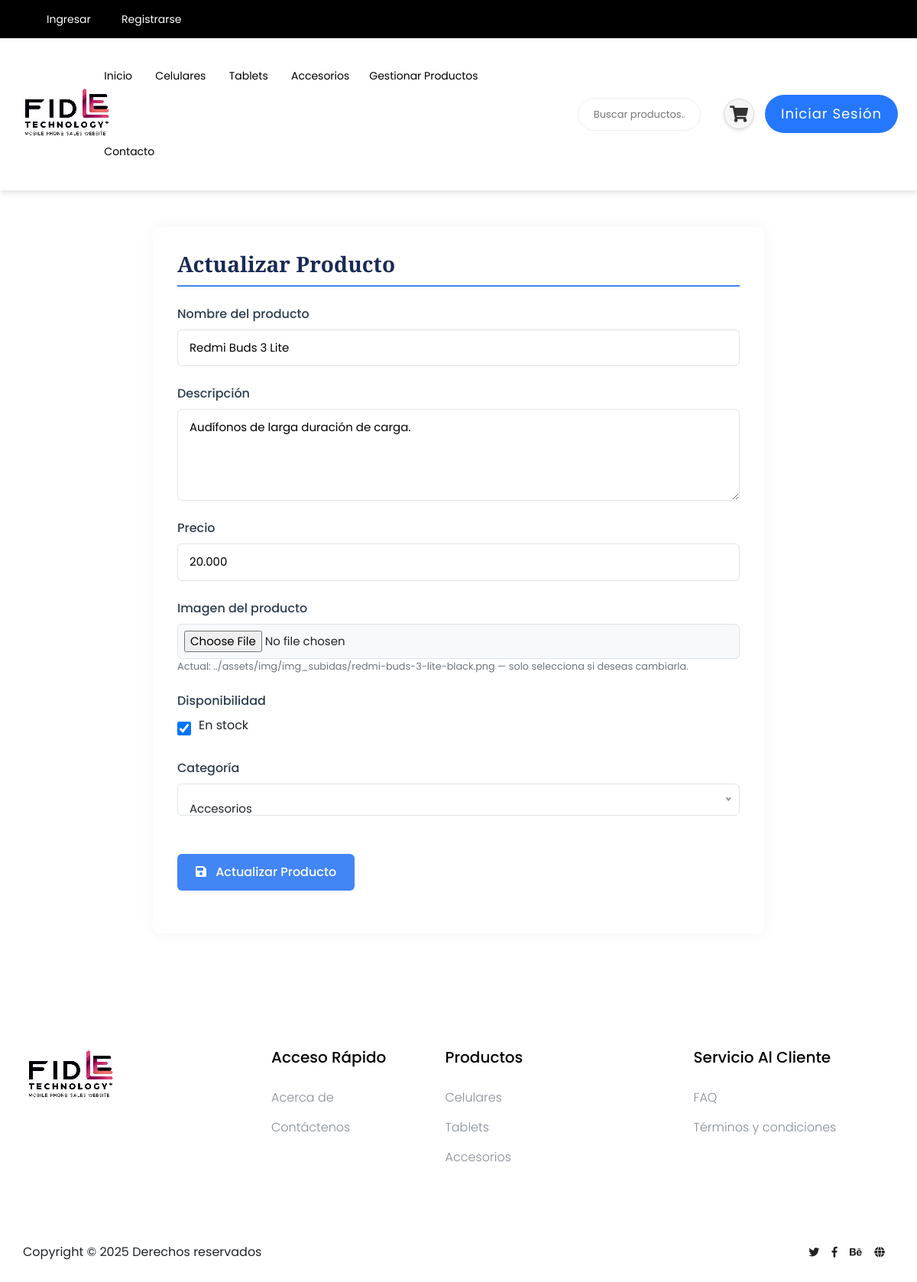
Page /View/Productos/actualizarProducto.php?id=9 (signed in) on the committed database.
### tables this page shows
CREATE TABLE `productos` (
  `Id` int(11) NOT NULL AUTO_INCREMENT,
  `Nombre` varchar(255) NOT NULL,
  `Descripcion` varchar(255) NOT NULL,
  `Precio` decimal(10,3) NOT NULL,
  `Imagen` varchar(255) NOT NULL,
  `Disponibilidad` tinyint(1) DEFAULT 1,
  `IdCategoria` bigint(20) NOT NULL,
  PRIMARY KEY (`Id`),
  KEY `FK_CategoriaProducto_idx` (`IdCategoria`),
  CONSTRAINT `FK_CategoriaProducto` FOREIGN KEY (`IdCategoria`) REFERENCES `categoria` (`Id`)
);

### Model/ProductosModel.php (called while the page is built, shortened)
<?php
function ObtenerProductoPorIdModel($id) {
    try {
        $context = AbrirBaseDatos();
        $sentencia = $context->prepare("CALL SP_Consultar_Producto_Por_Id(?)");
        $sentencia->bind_param("i", $id);
        $sentencia->execute();
        $resultado = $sentencia->get_result();
        $producto = $resultado->fetch_assoc();
        return $producto;
    } catch (Exception $error) {
        return null;
    }
}
?>

### Controller/ProductosController.php (called while the page is built, shortened)
<?php
include_once $_SERVER["DOCUMENT_ROOT"] . "/FideTechnology/Model/ProductosModel.php";
function ObtenerProductoPorId($id) {
    return ObtenerProductoPorIdModel($id);
}
?>

### View/Productos/actualizarProducto.php (the view, shortened to what this page needs)
<?php
include_once $_SERVER["DOCUMENT_ROOT"] . "/FideTechnology/Controller/ProductosController.php";
include_once $_SERVER["DOCUMENT_ROOT"] . "/FideTechnology/View/layoutInterno.php";
$id = intval($_GET['id']);
$producto = ObtenerProductoPorId($id);
?>
<body>
    <div class="container mt-5 fide-product-container">
        <h2 class="fide-product-title">Actualizar Producto</h2>
        <form action="" method="POST" enctype="multipart/form-data">
            <div class="fide-form-group">
                <label for="txtNombre" class="fide-form-label">Nombre del producto</label>
                <input type="text" name="txtNombre" id="txtNombre" class="fide-form-control" value="<?= htmlspecialchars($producto['Nombre']) ?>" required>
            </div>
            <div class="fide-form-group">
                <label for="txtDescripcion" class="fide-form-label">Descripción</label>
                <textarea name="txtDescripcion" id="txtDescripcion" class="fide-form-control fide-textarea" required><?= htmlspecialchars($producto['Descripcion']) ?></textarea>
            </div>
            <div class="fide-form-group">
                <label for="txtPrecio" class="fide-form-label">Precio</label>
                <input type="number" step="0.03" name="txtPrecio" id="txtPrecio" class="fide-form-control" value="<?= $producto['Precio'] ?>" required>
            </div>
            <div class="fide-form-group">
                <label for="txtImagen" class="fide-form-label">Imagen del producto</label>
                <input type="file" class="fide-form-control fide-file-input" name="txtImagen" id="txtImagen" accept="image/png, image/jpg, image/jpeg">
                <small class="text-muted">Actual: <?= htmlspecialchars($producto['Imagen']) ?> — solo selecciona si deseas cambiarla.</small>
            </div>
            <div class="fide-form-group">
                <label class="fide-form-label">Disponibilidad</label>
                <div class="fide-checkbox-group">
                    <input type="checkbox" name="txtDisponibilidad" id="txtDisponibilidad" class="fide-checkbox" value="1" <?= $producto['Disponibilidad'] ? 'checked' : '' ?>>
                    <label for="txtDisponibilidad">En stock</label>
                </div>
            </div>
            <div class="fide-form-group">
                <label for="txtCategoria" class="fide-form-label">Categoría</label>
            </div>
            <div class="fide-form-group mt-100">
                <button type="submit" class="fide-btn-submit" id="btnActualizarProducto" name="btnActualizarProducto">
                    <i class="fas fa-save mr-2"></i> Actualizar Producto
                </button>
            </div>
        </form>
    </div>
</body>
</html>

### View/assets/css/agregarProductos.css (style rules this page uses)
.fide-product-container { max-width: 800px; margin: 0 auto; padding: 2rem; background-color: #fff; border-radius: 8px; box-shadow: 0 0 20px rgba(0, 0, 0, 0.05); }
.fide-product-title { color: #192a56; font-size: 28px; font-weight: 600; margin-bottom: 1.5rem; padding-bottom: 10px; border-bottom: 2px solid #4285f4; }
.fide-form-group { margin-bottom: 1.5rem; }
.fide-form-label { display: block; margin-bottom: 8px; font-weight: 500; color: #2c3e50; }
.fide-form-control { width: 100%; padding: 12px 15px; border: 1px solid #dfe4ea; border-radius: 6px; font-size: 15px; transition: border-color 0.3s, box-shadow 0.3s; }
.fide-textarea { min-height: 120px; resize: vertical; }
.fide-file-input { padding: 8px; background-color: #f8f9fa; }
.fide-checkbox-group { display: flex; align-items: center; gap: 10px; }
.fide-checkbox { width: 18px; height: 18px; cursor: pointer; }
.fide-btn-submit { background-color: #4285f4; color: white; border: none; padding: 12px 24px; font-size: 16px; font-weight: 500; border-radius: 6px; cursor: pointer; transition: background-color 0.3s; display: inline-block; }

### View/assets/css/carritoDetalle.css (style rules this page uses)
* { margin: 0; padding: 0; box-sizing: border-box; font-family: 'Poppins', sans-serif; }

### View/assets/css/faq.css (style rules this page uses)
* { margin: 0; padding: 0; box-sizing: border-box; }

### rows in the picture
productos: txtNombre "Redmi Buds 3 Lite", txtDescripcion "Audífonos de larga duración de carga.", txtPrecio "20.000", Imagen "../assets/img/img_subidas/redmi-buds-3-lite-black.png", Disponibilidad "☑"
